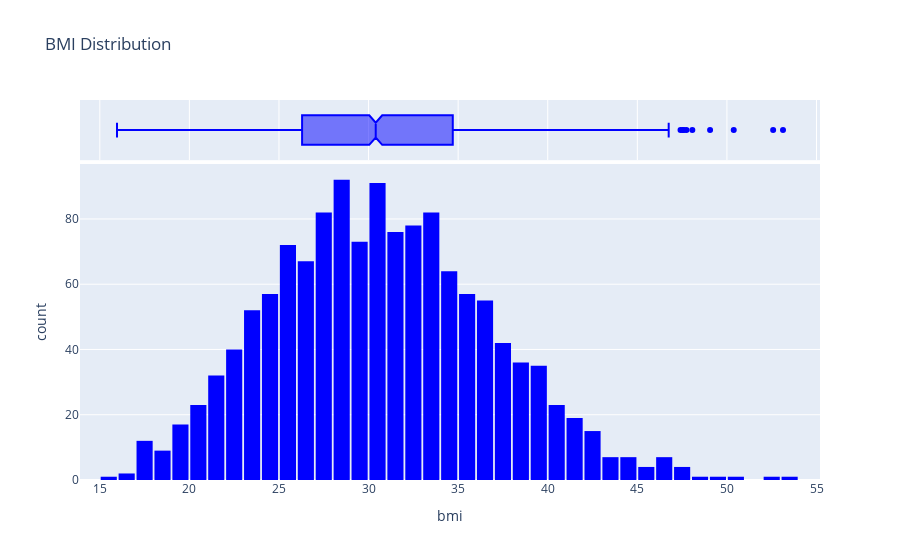

Notebook source saved alongside this figure:
### Markdown cell above
##### Body Mass Index

### Code cell
fig = px.histogram(df, x='bmi', marginal='box',
                   color_discrete_sequence=['blue','red'],
                  title='BMI Distribution')
fig.update_layout(bargap=0.1)
fig.show()

### Figure 1 — Plotly figure (JSON) as saved in the notebook; plotly's stock layout.template omitted (floating-point values rounded to 4 significant figures; data arrays with more than 128 entries replaced by an {"elided": "..."} marker saying what was removed)
{"data": [{"alignmentgroup": "True", "bingroup": "x", "hovertemplate": "bmi=%{x}<br>count=%{y}<extra></extra>", "legendgroup": "", "marker": {"color": "blue", "pattern": {"shape": ""}}, "name": "", "offsetgroup": "", "orientation": "v", "showlegend": false, "type": "histogram", "x": {"elided": "1338 float values"}, "xaxis": "x", "yaxis": "y"}, {"alignmentgroup": "True", "hovertemplate": "bmi=%{x}<extra></extra>", "legendgroup": "", "marker": {"color": "blue"}, "name": "", "notched": true, "offsetgroup": "", "showlegend": false, "type": "box", "x": {"elided": "1338 float values"}, "xaxis": "x2", "yaxis": "y2"}], "layout": {"bargap": 0.1, "barmode": "relative", "legend": {"tracegroupgap": 0}, "title": {"text": "BMI Distribution"}, "xaxis": {"anchor": "y", "domain": [0, 1], "title": {"text": "bmi"}}, "xaxis2": {"anchor": "y2", "domain": [0, 1], "matches": "x", "showgrid": true, "showticklabels": false}, "yaxis": {"anchor": "x", "domain": [0, 0.8316], "title": {"text": "count"}}, "yaxis2": {"anchor": "x2", "domain": [0.8416, 1], "matches": "y2", "showgrid": false, "showline": false, "showticklabels": false, "ticks": ""}}}
